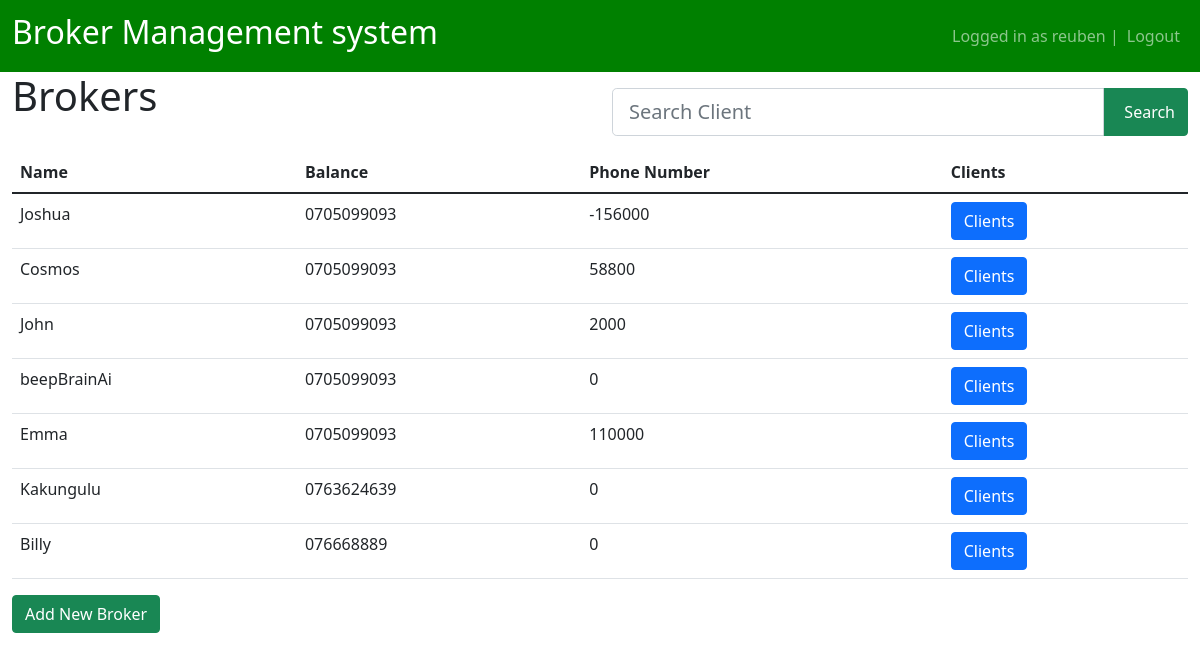
The page /brokers (signed in) on the database its author committed.
### main/models.py (models this page shows, shortened)
class Broker(models.Model):
    name = models.CharField(max_length=45)
    number = models.CharField(max_length=45)
    created_at = models.DateTimeField(auto_now_add=True)
    updated_at = models.DateTimeField(auto_now=True)

### main/views.py (the view, shortened to what this page needs)
# urls.py: path('brokers', views.brokers, name='brokers'),
@login_required(login_url="/login")
def brokers(request):
    brokers = Broker.objects.all()
    broker_balance_dict = {}
    for broker in brokers:
        clients = Client.objects.filter(broker=broker)
        balance = sum((client.commision - client.commision_paid) for client in clients)
        broker_balance_dict[broker] = balance
    return render(request, 'main/brokers.html',  {"brokers": brokers, "broker_balance_dict": broker_balance_dict})

### main/templates/main/brokers.html (shortened to what this page needs)
{% extends 'main/base.html' %} {% block title %}Brokers{% endblock %}
{% block content %}
<div class="row">
  <div class="col">
    <h1>Brokers</h1>
  </div>
  <div class="col pt-3">
    <form action="{% url 'index' %}">
      <div class="input-group mb-3">
          <input type="text" class="form-control form-control-lg" name="search" placeholder="Search Client">
          <button type="submit" class="input-group-text btn-success"> Search</button>
      </div>
  </form>
  </div>
</div>
<table class="table">
  <thead>
    <tr>
      <th scope="col">Name</th>
      <th scope="col">Balance</th>
      <th scope="col">Phone Number</th>
      <th scope="col">Clients</th>
    </tr>
  </thead>
  <tbody>
    {% for broker in brokers %}
    <tr>
      <td>{{ broker.name }}</td>
      <td>{{ broker.number }}</td>
      <td>
        {% if broker %}
          {% for key, value in broker_balance_dict.items %}
            {% if key == broker %}
                {{ value }}
            {% endif %}
          {% endfor %}
        {% endif %}
      <td>
        <form method="post">
          <button
            type="submit"
            class="btn btn-primary"
            name="get_client_broker_id"
            value="{{ broker.id }}"
          >
            Clients
          </button>
        </form>
      </td>
      {% empty %}
    <h2>No Brokers yet. Add Brokers</h2>
    {% endfor %}
  </tbody>
</table>
<div class="row align-items-end" >
  <form method="post">
    <button
      type="submit"
      class="btn btn-success"
      name="add-broker"
      value="add-broker"
    >
      Add New Broker
    </button>
  </form>
</div>
{% endblock %}

### main/templates/main/base.html (shortened to what this page needs)
<!DOCTYPE html>
<html lang="en">
  <head>
    <link
      href="https://cdn.jsdelivr.net/npm/bootstrap@5.1.3/dist/css/bootstrap.min.css"
      rel="stylesheet"
    />
  </head>
  <body>
    <nav class="navbar navbar-expand-lg navbar-dark" style="background-color: green;" >
      <div class="container-fluid">
        <div>
          <ul class="navbar-nav">
            <a class="navbar-brand" href="/home"><h2>Broker Management system</h2></a>
          </ul>
        </div>
        <div>
          <ul class="navbar-nav">
            {% if user.is_authenticated %}
            <span class="navbar-text">Logged in as {{user.username}} | </span>
            <li class="nav-item">
              <a class="nav-link" href="/logout">Logout</a>
            </li>
            {% else %}
            <li class="nav-item">
              <a class="nav-link" href="/login">Login</a>
            </li>
            {% endif %}
          </ul>
        </div>
      </div>
    </nav>
    <div class="container-fluid ">{% block content %} {% endblock %}</div>
  </body>
</html>

### main/templates/main/base.html (style rules this page uses)
input { max-width: 25em }

### rows shown on the page
Broker: name "Joshua", number "0705099093", value "-156000", {{ broker.id }} 3 (drawn)
Broker: name "Cosmos", number "0705099093", value "58800", {{ broker.id }} 4 (drawn)
Broker: name "John", number "0705099093", value "2000", {{ broker.id }} 5 (drawn)
Broker: name "beepBrainAi", number "0705099093", value "0", {{ broker.id }} 6 (drawn)
Broker: name "Emma", number "0705099093", value "110000", {{ broker.id }} 8 (drawn)
Broker: name "Kakungulu", number "0763624639", value "0", {{ broker.id }} 19 (drawn)
Broker: name "Billy", number "076668889", value "0", {{ broker.id }} 20 (drawn)

### other values the page prints
{{ user.username }} "reuben"
